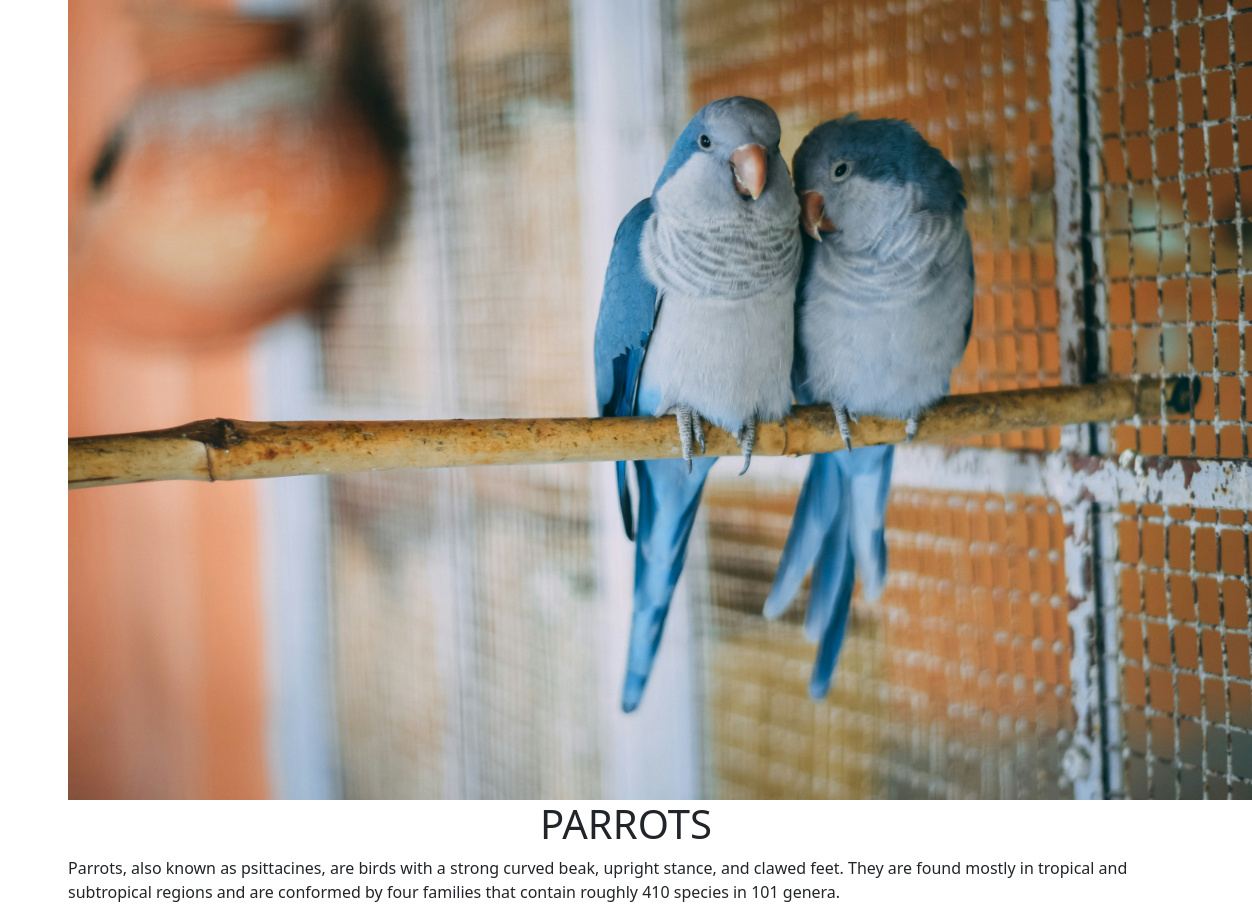
/blog_details/3/ (signed in), run on the app's committed database.
### myblogs/models.py (models this page shows, shortened)
class blog_Post(models.Model):
    blog_name =models.CharField(max_length=100)
    cover_img=models.ImageField(upload_to='images/')
    blog_description=RichTextField()
    blog_cat=models.ForeignKey(Blog_Category ,on_delete=models.CASCADE)

### myblogs/views.py (the view)
# urls.py: path('blog_details/<str:blog_id>/',views.blog_details,name ='blog_details'),
@login_required(login_url="loginuser")
def blog_details(request, blog_id):
    y=blog_Post.objects.get(id=blog_id)
    return render(request,'myblogs/blog_details.html',{"y":y})

### myblogs/templates/myblogs/blog_details.html (shortened to what this page needs)
<!DOCTYPE html>
<html lang="en">
<head>
    <link href="https://cdn.jsdelivr.net/npm/bootstrap@5.3.2/dist/css/bootstrap.min.css" rel="stylesheet">
</head>
<body>
    <div class="container ">
        <img src="{{ y.cover_img.url }}" class="border-radius:w-100 "  style=" height: 800px; " alt="">
        <h1 class=" text-center">{{ y.blog_name }}</h1>
        {{ y.blog_description | safe | striptags }}
</body>
</html>

### data on the page
blog_Post: cover_img (picture), blog_name "PARROTS", blog_description "Parrots, also known as psittacines, are birds with a strong curved beak, upright stance, and clawed feet. They are found mostly in tropical and subtropical regions and are conformed by four families that contain roughly 410 species in 101 genera."
